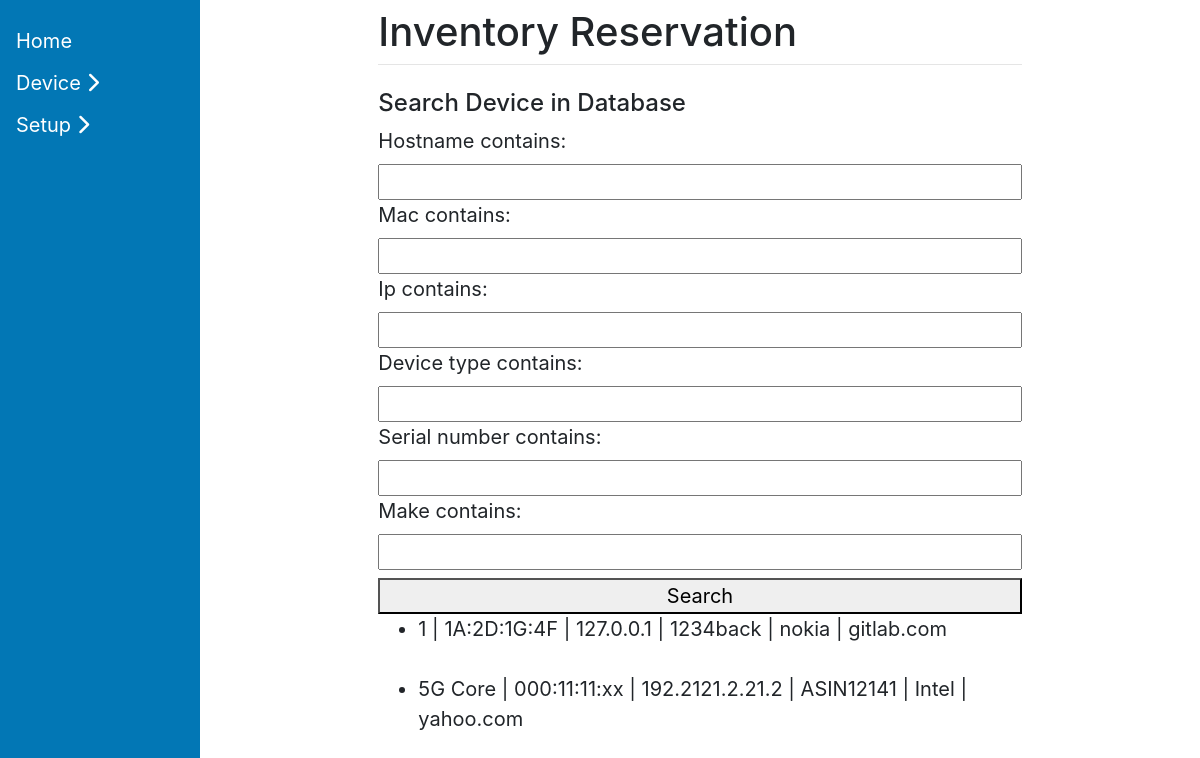
The page /search_device/ on the database as committed earlier.
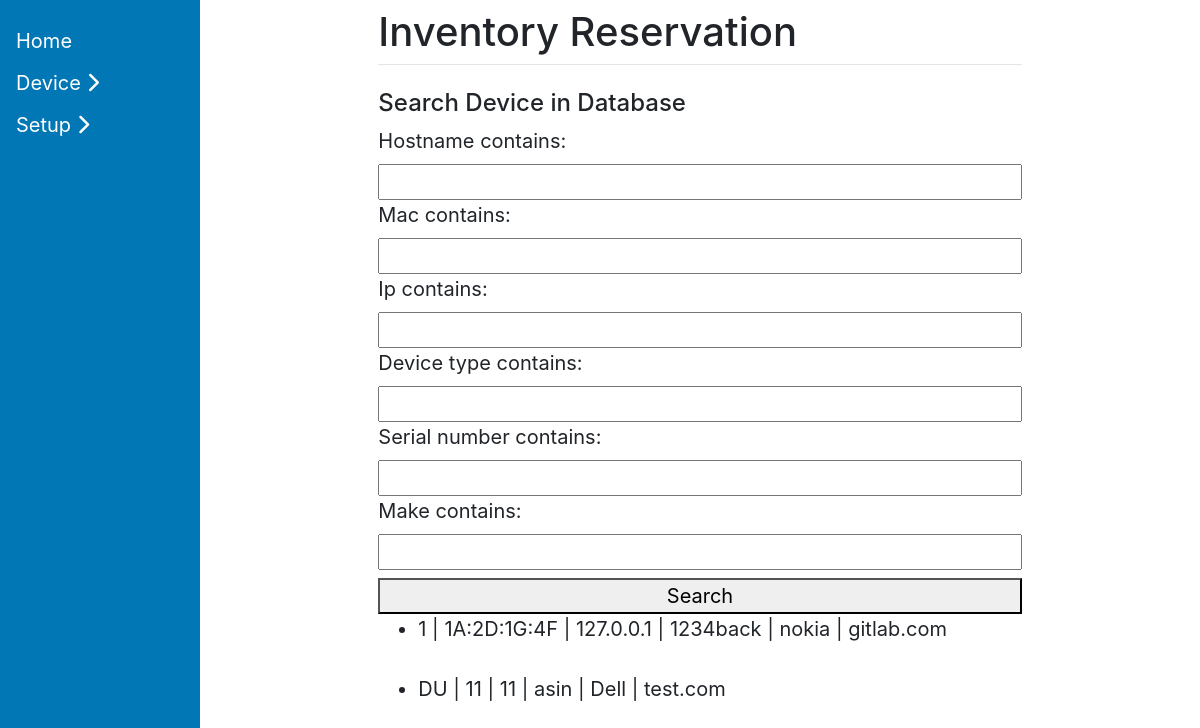
The same page on the database as committed later.
### ReservationTool/models.py (models this page shows, shortened)
class Device(models.Model):
    hostname = models.CharField(max_length=125)
    serial_number  = models.CharField(max_length=125)
    ip = models.CharField(max_length=125)
    mac = models.CharField(max_length=125)
    device_type = models.CharField(max_length=125)
    make = models.CharField(max_length=125)
    class Meta:
      db_table = "devices"

### ReservationTool/views.py (the view)
# urls.py: path("search_device/", views.search_device, name='search_device'),
def search_device(request):
     device_list = Device.objects.all()
     device_filter = DeviceFilter(request.GET, queryset=device_list)
     return render(request, 'search_device.html', {'filter': device_filter })

### templates/search_device.html (shortened to what this page needs)
{% extends 'base.html' %}
  {% block content %}
  <form method="get" style="display: flex; flex-direction: column;">
      <h4 style="margin-top: 0">Search Device in Database</h4>
    {{filter.form}}
    <button type="submit" style="margin-top: 8px;">Search</button>
  </form>
  <ul>
  {% for Device in filter.qs %}
   <li> {{ Device.device_type }} | {{ Device.mac}} |  {{Device.ip}} |  {{Device.serial_number}} | {{Device.make}} | {{Device.hostname}} </li> <br>
  {% endfor %}
  </ul>
  {% endblock %}

Rows that differ between the two databases and show on the page:
changed Device: device_type "5G Core" → "DU"; mac "000:11:11:xx" → "11"; ip "192.2121.2.21.2" → "11"; serial_number "ASIN12141" → "asin"; make "Intel" → "Dell"; hostname "yahoo.com" → "test.com"
